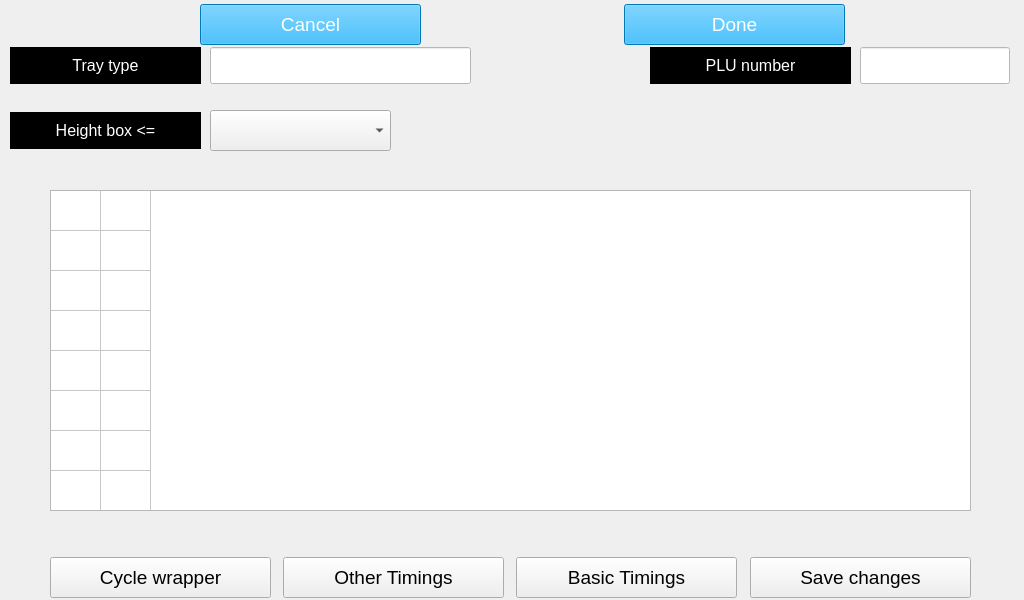
<?xml version="1.0" encoding="UTF-8"?>
<ui version="4.0">
 <class>serviceNewWrapperAdvancedTimings</class>
 <widget class="QWidget" name="serviceNewWrapperAdvancedTimings">
  <property name="geometry">
   <rect>
    <x>0</x>
    <y>0</y>
    <width>1024</width>
    <height>600</height>
   </rect>
  </property>
  <property name="font">
   <font>
    <pointsize>22</pointsize>
   </font>
  </property>
  <property name="windowTitle">
   <string>Form</string>
  </property>
  <widget class="QPushButton" name="butOtherTimings">
   <property name="geometry">
    <rect>
     <x>283</x>
     <y>557</y>
     <width>221</width>
     <height>41</height>
    </rect>
   </property>
   <property name="sizePolicy">
    <sizepolicy hsizetype="Fixed" vsizetype="Fixed">
     <horstretch>0</horstretch>
     <verstretch>0</verstretch>
    </sizepolicy>
   </property>
   <property name="minimumSize">
    <size>
     <width>221</width>
     <height>41</height>
    </size>
   </property>
   <property name="maximumSize">
    <size>
     <width>221</width>
     <height>51</height>
    </size>
   </property>
   <property name="font">
    <font>
     <pointsize>14</pointsize>
    </font>
   </property>
   <property name="text">
    <string>Other Timings</string>
   </property>
  </widget>
  <widget class="QLabel" name="lblTitleNumber">
   <property name="geometry">
    <rect>
     <x>650</x>
     <y>47</y>
     <width>201</width>
     <height>37</height>
    </rect>
   </property>
   <property name="sizePolicy">
    <sizepolicy hsizetype="Expanding" vsizetype="Expanding">
     <horstretch>0</horstretch>
     <verstretch>0</verstretch>
    </sizepolicy>
   </property>
   <property name="font">
    <font>
     <pointsize>12</pointsize>
    </font>
   </property>
   <property name="styleSheet">
    <string notr="true">color: white;
background: black;</string>
   </property>
   <property name="frameShape">
    <enum>QFrame::StyledPanel</enum>
   </property>
   <property name="text">
    <string>PLU number</string>
   </property>
   <property name="alignment">
    <set>Qt::AlignCenter</set>
   </property>
  </widget>
  <widget class="QLabel" name="lbl_TrayType">
   <property name="geometry">
    <rect>
     <x>10</x>
     <y>47</y>
     <width>191</width>
     <height>37</height>
    </rect>
   </property>
   <property name="sizePolicy">
    <sizepolicy hsizetype="Fixed" vsizetype="Fixed">
     <horstretch>0</horstretch>
     <verstretch>0</verstretch>
    </sizepolicy>
   </property>
   <property name="font">
    <font>
     <pointsize>12</pointsize>
    </font>
   </property>
   <property name="styleSheet">
    <string notr="true">color: white;
background: black;</string>
   </property>
   <property name="frameShape">
    <enum>QFrame::StyledPanel</enum>
   </property>
   <property name="text">
    <string>Tray type</string>
   </property>
   <property name="alignment">
    <set>Qt::AlignCenter</set>
   </property>
  </widget>
  <widget class="QTableWidget" name="tblBasicTimingsList">
   <property name="geometry">
    <rect>
     <x>50</x>
     <y>190</y>
     <width>921</width>
     <height>321</height>
    </rect>
   </property>
   <property name="sizePolicy">
    <sizepolicy hsizetype="Ignored" vsizetype="Ignored">
     <horstretch>0</horstretch>
     <verstretch>0</verstretch>
    </sizepolicy>
   </property>
   <property name="baseSize">
    <size>
     <width>0</width>
     <height>0</height>
    </size>
   </property>
   <property name="font">
    <font>
     <pointsize>12</pointsize>
    </font>
   </property>
   <property name="toolTip">
    <string notr="true"/>
   </property>
   <property name="statusTip">
    <string notr="true"/>
   </property>
   <property name="accessibleName">
    <string notr="true"/>
   </property>
   <property name="verticalScrollBarPolicy">
    <enum>Qt::ScrollBarAlwaysOff</enum>
   </property>
   <property name="horizontalScrollBarPolicy">
    <enum>Qt::ScrollBarAlwaysOff</enum>
   </property>
   <property name="editTriggers">
    <set>QAbstractItemView::NoEditTriggers</set>
   </property>
   <property name="rowCount">
    <number>8</number>
   </property>
   <property name="columnCount">
    <number>2</number>
   </property>
   <attribute name="horizontalHeaderVisible">
    <bool>false</bool>
   </attribute>
   <attribute name="horizontalHeaderDefaultSectionSize">
    <number>50</number>
   </attribute>
   <attribute name="horizontalHeaderStretchLastSection">
    <bool>false</bool>
   </attribute>
   <attribute name="verticalHeaderVisible">
    <bool>false</bool>
   </attribute>
   <attribute name="verticalHeaderCascadingSectionResizes">
    <bool>false</bool>
   </attribute>
   <attribute name="verticalHeaderDefaultSectionSize">
    <number>40</number>
   </attribute>
   <attribute name="verticalHeaderHighlightSections">
    <bool>false</bool>
   </attribute>
   <attribute name="verticalHeaderMinimumSectionSize">
    <number>40</number>
   </attribute>
   <attribute name="verticalHeaderStretchLastSection">
    <bool>false</bool>
   </attribute>
   <row/>
   <row/>
   <row/>
   <row/>
   <row/>
   <row/>
   <row/>
   <row/>
   <column/>
   <column/>
  </widget>
  <widget class="QPushButton" name="butBasicTimings">
   <property name="geometry">
    <rect>
     <x>516</x>
     <y>557</y>
     <width>221</width>
     <height>41</height>
    </rect>
   </property>
   <property name="sizePolicy">
    <sizepolicy hsizetype="Fixed" vsizetype="Fixed">
     <horstretch>0</horstretch>
     <verstretch>0</verstretch>
    </sizepolicy>
   </property>
   <property name="minimumSize">
    <size>
     <width>221</width>
     <height>41</height>
    </size>
   </property>
   <property name="maximumSize">
    <size>
     <width>221</width>
     <height>51</height>
    </size>
   </property>
   <property name="font">
    <font>
     <pointsize>14</pointsize>
    </font>
   </property>
   <property name="text">
    <string>Basic Timings</string>
   </property>
  </widget>
  <widget class="QPushButton" name="butSaveChanges">
   <property name="geometry">
    <rect>
     <x>750</x>
     <y>557</y>
     <width>221</width>
     <height>41</height>
    </rect>
   </property>
   <property name="sizePolicy">
    <sizepolicy hsizetype="Fixed" vsizetype="Fixed">
     <horstretch>0</horstretch>
     <verstretch>0</verstretch>
    </sizepolicy>
   </property>
   <property name="minimumSize">
    <size>
     <width>221</width>
     <height>41</height>
    </size>
   </property>
   <property name="maximumSize">
    <size>
     <width>221</width>
     <height>51</height>
    </size>
   </property>
   <property name="font">
    <font>
     <pointsize>14</pointsize>
    </font>
   </property>
   <property name="text">
    <string>Save changes</string>
   </property>
  </widget>
  <widget class="QLabel" name="lblHeightBox">
   <property name="geometry">
    <rect>
     <x>10</x>
     <y>112</y>
     <width>191</width>
     <height>37</height>
    </rect>
   </property>
   <property name="sizePolicy">
    <sizepolicy hsizetype="Fixed" vsizetype="Fixed">
     <horstretch>0</horstretch>
     <verstretch>0</verstretch>
    </sizepolicy>
   </property>
   <property name="font">
    <font>
     <pointsize>12</pointsize>
    </font>
   </property>
   <property name="styleSheet">
    <string notr="true">color: white;
background: black;</string>
   </property>
   <property name="frameShape">
    <enum>QFrame::StyledPanel</enum>
   </property>
   <property name="text">
    <string>Height box &lt;=</string>
   </property>
   <property name="alignment">
    <set>Qt::AlignCenter</set>
   </property>
  </widget>
  <widget class="QPushButton" name="butCycleWrapper">
   <property name="geometry">
    <rect>
     <x>50</x>
     <y>557</y>
     <width>221</width>
     <height>41</height>
    </rect>
   </property>
   <property name="sizePolicy">
    <sizepolicy hsizetype="Fixed" vsizetype="Fixed">
     <horstretch>0</horstretch>
     <verstretch>0</verstretch>
    </sizepolicy>
   </property>
   <property name="minimumSize">
    <size>
     <width>221</width>
     <height>41</height>
    </size>
   </property>
   <property name="maximumSize">
    <size>
     <width>221</width>
     <height>51</height>
    </size>
   </property>
   <property name="font">
    <font>
     <pointsize>14</pointsize>
    </font>
   </property>
   <property name="text">
    <string>Cycle wrapper</string>
   </property>
  </widget>
  <widget class="QComboBox" name="cbo_HeightBox">
   <property name="geometry">
    <rect>
     <x>210</x>
     <y>110</y>
     <width>181</width>
     <height>41</height>
    </rect>
   </property>
  </widget>
  <widget class="QLineEdit" name="le_TrayName">
   <property name="enabled">
    <bool>false</bool>
   </property>
   <property name="geometry">
    <rect>
     <x>210</x>
     <y>47</y>
     <width>261</width>
     <height>37</height>
    </rect>
   </property>
   <property name="styleSheet">
    <string notr="true">background-color: white;</string>
   </property>
  </widget>
  <widget class="QLineEdit" name="le_PLUNumber">
   <property name="enabled">
    <bool>false</bool>
   </property>
   <property name="geometry">
    <rect>
     <x>860</x>
     <y>47</y>
     <width>150</width>
     <height>37</height>
    </rect>
   </property>
   <property name="styleSheet">
    <string notr="true">background-color: white;</string>
   </property>
  </widget>
  <widget class="QPushButton" name="butCancel">
   <property name="geometry">
    <rect>
     <x>200</x>
     <y>4</y>
     <width>221</width>
     <height>41</height>
    </rect>
   </property>
   <property name="sizePolicy">
    <sizepolicy hsizetype="Fixed" vsizetype="Fixed">
     <horstretch>0</horstretch>
     <verstretch>0</verstretch>
    </sizepolicy>
   </property>
   <property name="minimumSize">
    <size>
     <width>221</width>
     <height>41</height>
    </size>
   </property>
   <property name="maximumSize">
    <size>
     <width>221</width>
     <height>51</height>
    </size>
   </property>
   <property name="font">
    <font>
     <pointsize>14</pointsize>
    </font>
   </property>
   <property name="styleSheet">
    <string notr="true">background-color: rgb(0, 170, 255); 
color: rgb(255, 255, 255);</string>
   </property>
   <property name="text">
    <string>Cancel</string>
   </property>
  </widget>
  <widget class="QPushButton" name="butDone">
   <property name="geometry">
    <rect>
     <x>624</x>
     <y>4</y>
     <width>221</width>
     <height>41</height>
    </rect>
   </property>
   <property name="sizePolicy">
    <sizepolicy hsizetype="Fixed" vsizetype="Fixed">
     <horstretch>0</horstretch>
     <verstretch>0</verstretch>
    </sizepolicy>
   </property>
   <property name="minimumSize">
    <size>
     <width>221</width>
     <height>41</height>
    </size>
   </property>
   <property name="maximumSize">
    <size>
     <width>221</width>
     <height>51</height>
    </size>
   </property>
   <property name="font">
    <font>
     <pointsize>14</pointsize>
    </font>
   </property>
   <property name="styleSheet">
    <string notr="true">background-color: rgb(0, 170, 255); 
color: rgb(255, 255, 255);</string>
   </property>
   <property name="text">
    <string>Done</string>
   </property>
  </widget>
  <widget class="QLabel" name="label_trayFound">
   <property name="geometry">
    <rect>
     <x>480</x>
     <y>50</y>
     <width>161</width>
     <height>31</height>
    </rect>
   </property>
   <property name="font">
    <font>
     <pointsize>16</pointsize>
    </font>
   </property>
   <property name="text">
    <string/>
   </property>
  </widget>
 </widget>
 <resources/>
 <connections/>
</ui>
